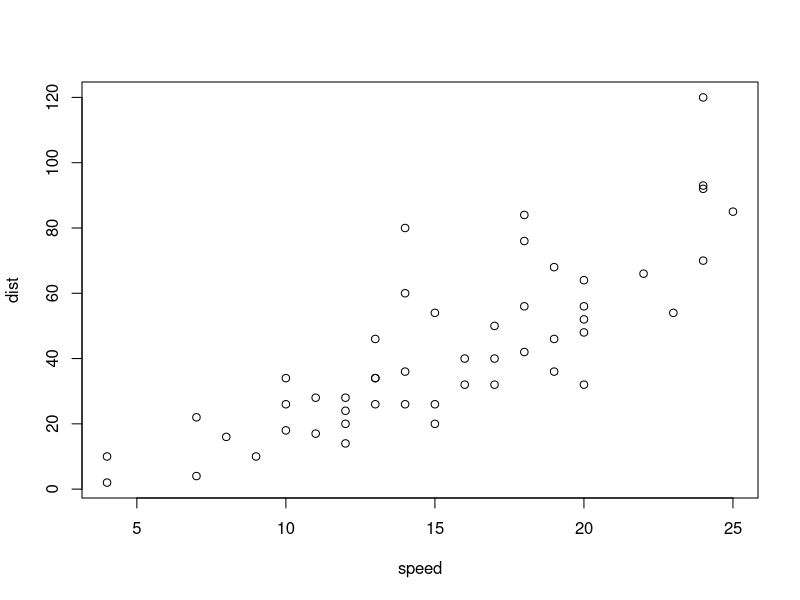
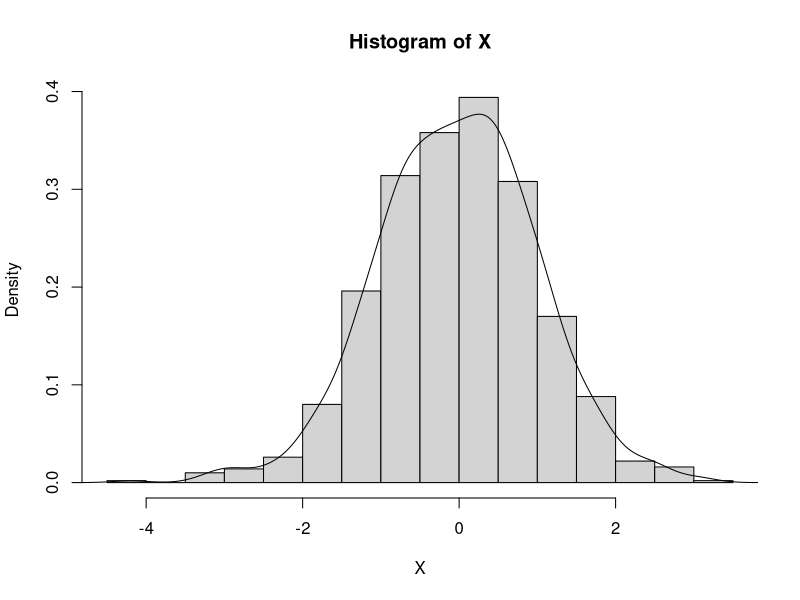

These figures' R source, in order:
## ---- chunk 1
plot(cars)
## ---- chunk 2
X <- rnorm(1000)
summary(X)
## ---- chunk 3
hist(X, prob = T);lines(density(X))
